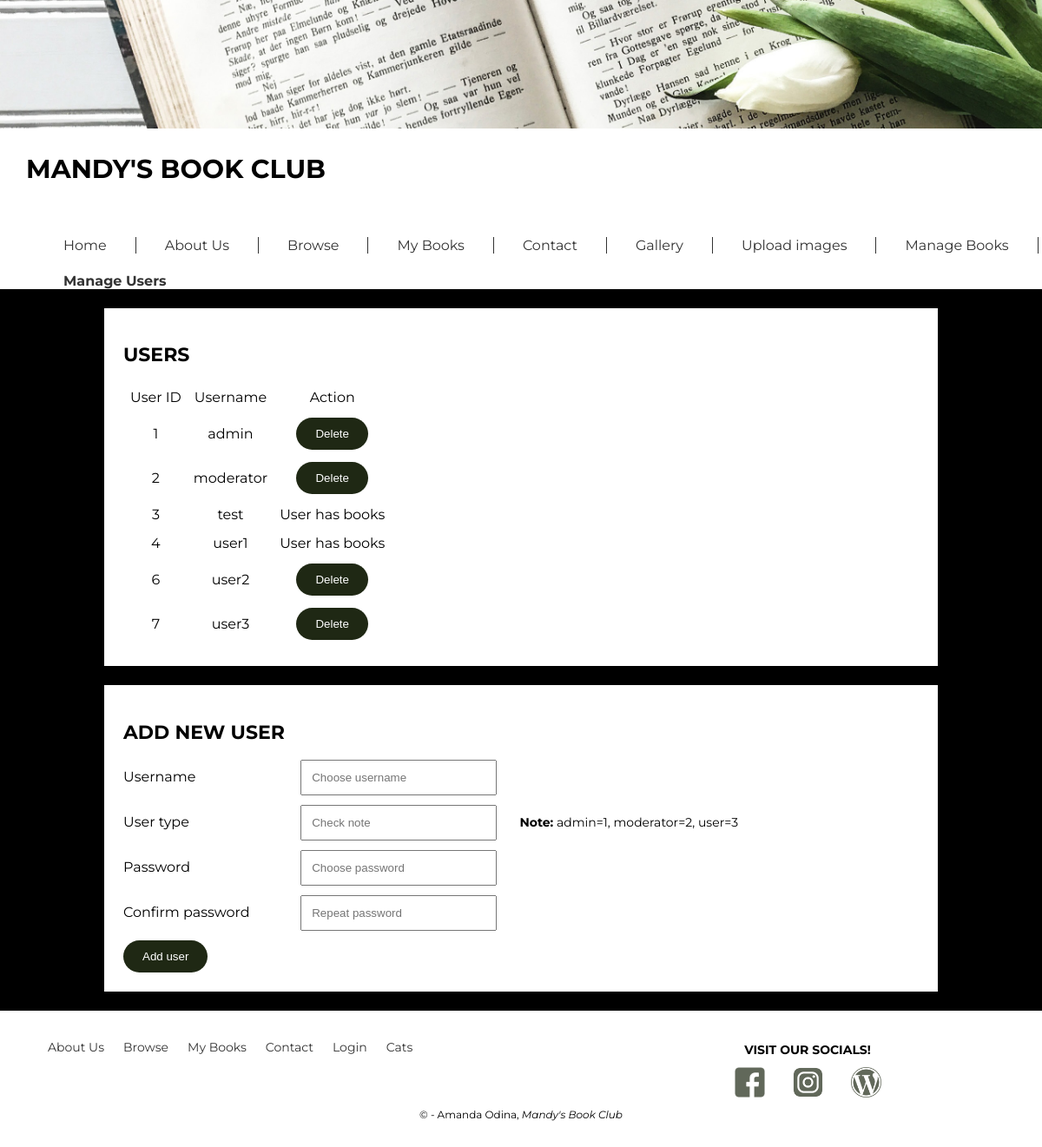
The page /users.php (signed in) on the database as committed earlier.
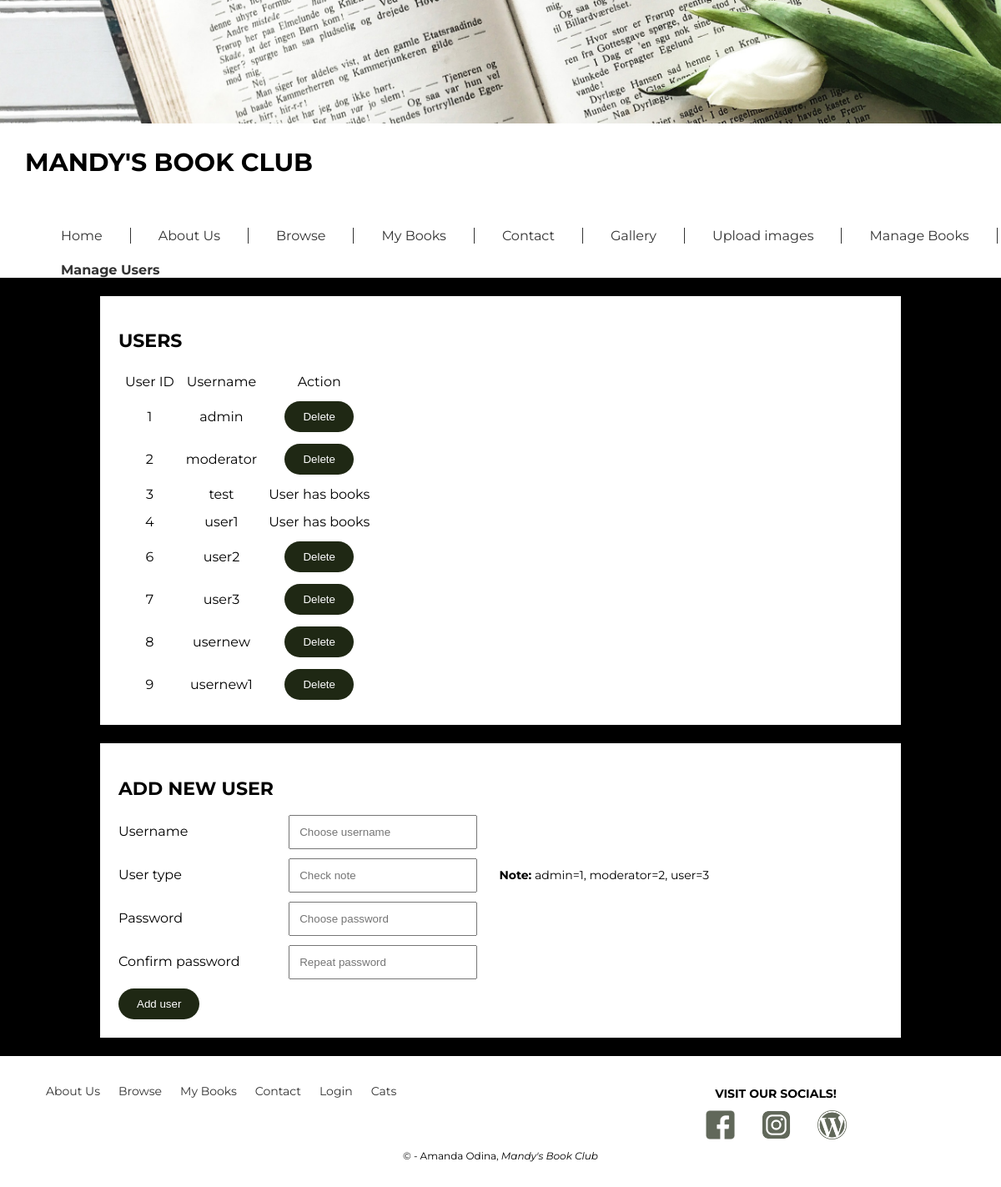
The same page on the database as committed later.
### tables this page shows
CREATE TABLE `users` (
  `user_ID` int(11) NOT NULL,
  `username` varchar(255) NOT NULL,
  `password` varchar(255) DEFAULT NULL,
  `hashedpwd` varchar(255) NOT NULL,
  `role` int(11) NOT NULL
);

### functions.php (called while the page is built, shortened)
<?php
function getUsers() {
	$query = "SELECT Users.user_ID, Users.username, has_reserved_books
						FROM Users
						LEFT JOIN (
							SELECT count(reserved_id) as has_reserved_books, user_id
							FROM user_reserved_book
							GROUP BY user_id
						) book ON book.user_id = Users.user_id";
	$stmt = $GLOBALS['db']->prepare($query);
	$stmt->bind_result($user_ID, $username, $has_books);
	$stmt->execute();
	$users = [];
	while ($stmt->fetch()) {
		array_push($users, [
			'user_id' => $user_ID,
			'username' => $username,
			'has_books' => $has_books
		]);
	}
	return $users;
}

### users.php (the view, shortened to what this page needs)
<?php
include ('functions.php');
$users = getUsers();
include("header.php");
?>
	<div class="centerBlock">
		<h2>Users</h2>
		<table cellpadding="6" id="adminbooks">
			<thead>
				<tr>
					<td>User ID</td>
					<td>Username</td>
					<td>Action</td>
				</tr>
			</thead>
			<tbody>
				<?php
					foreach($users as $user) {
						echo "<tr>
										<td>".$user['user_id']."</td>
										<td>".$user['username']."</td>
										<td>";
						if(!$user['has_books']) {
							echo "<form method='POST' action='users.php'>
										<button name='delete_user' value='".$user['user_id']."' type='submit'>Delete</button>
									</form>";
						} else {
							echo "User has books";
						}
						echo "</td>
								</tr>";
					}
				?>
			</tbody>
		</table>
	</div>
	<div class="centerBlock">
	<h2>Add New User</h2>
	<form name="test" action="users.php" method="POST">
		<div>
			<label class="label">Username</label>
			<input type="text" name="username" placeholder="Choose username" value="">
		</div>
		<div>
			<label class="label">User type</label>
			<input type="number" name="role" placeholder="Check note" max="3">
			<span class="note"><b>Note:</b> admin=1, moderator=2, user=3</span>
		</div>
		<div >
			<label class="label">Password</label>
			<input type="password" name="password_1" placeholder="Choose password">
		</div>
		<div>
			<label class="label">Confirm password</label>
			<input type="password" name="password_2" placeholder="Repeat password">
		</div>
	<div>
		<input type="submit" class="btn" name="adduser_btn" value="Add user"/>
	</div>
		</form>
	</div>
</body>
<?php include("footer.php") ?>
</html>

Rows that differ between the two databases and show on the page:
added users: user_ID "8", username "usernew"
added users: user_ID "9", username "usernew1"
